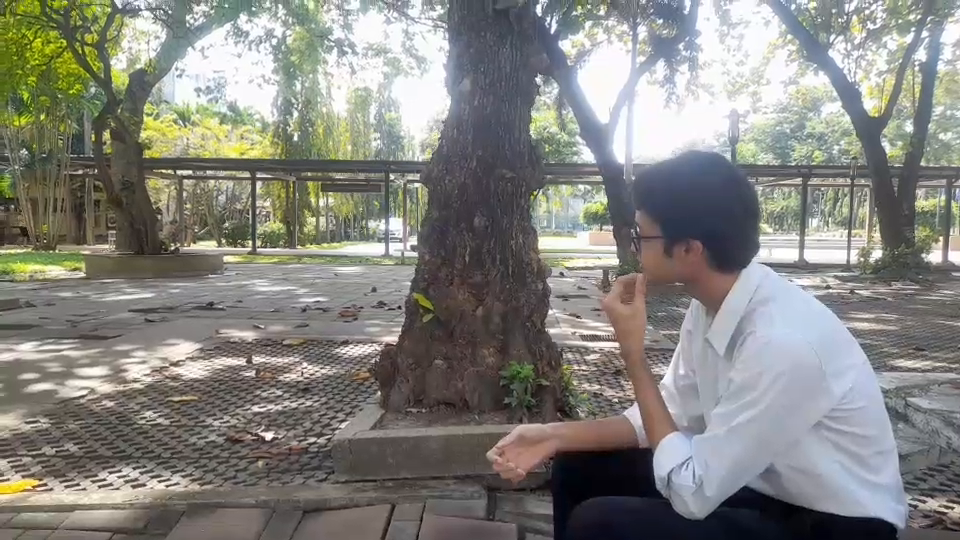
#> input picture frame 35 of Files/greeting_vid.mp4, 960 x 540 px
$ python video.py
#> lines starting #> are read from the running program, lines starting #| are printed output that depends on the picture; after the words box and inside, x2 and y2 are one past the last pixel; in counts of white or black regions, pixels touching at a corner belong together
import cv2
import datetime

#เปิดวิดีโอ
video = cv2.VideoCapture("Files/greeting_vid.mp4")

while (video.isOpened()):
    ret, frame = video.read() # เก็บค่า ret (boolean) อ่านได้ = True, อ่านไม่ได้ = False / frame
#> frame is the input picture: shape (540, 960, 3); mean B, G, R 127.5, 133, 133.5

    if ret == True: # ถ้าวิดีโอยังเล่นไม่จบ ให้แสดงผลออกมา จนกว่ามันจะจบ
        #gray = cv2.cvtColor(frame, cv2.COLOR_BGR2GRAY) # ทำให้วิดีโอเป็น grayscale
        currentDate = str(datetime.datetime.now())
        cv2.putText(frame, currentDate, (10,30), cv2.FONT_HERSHEY_SIMPLEX, 1, (255,0,0))
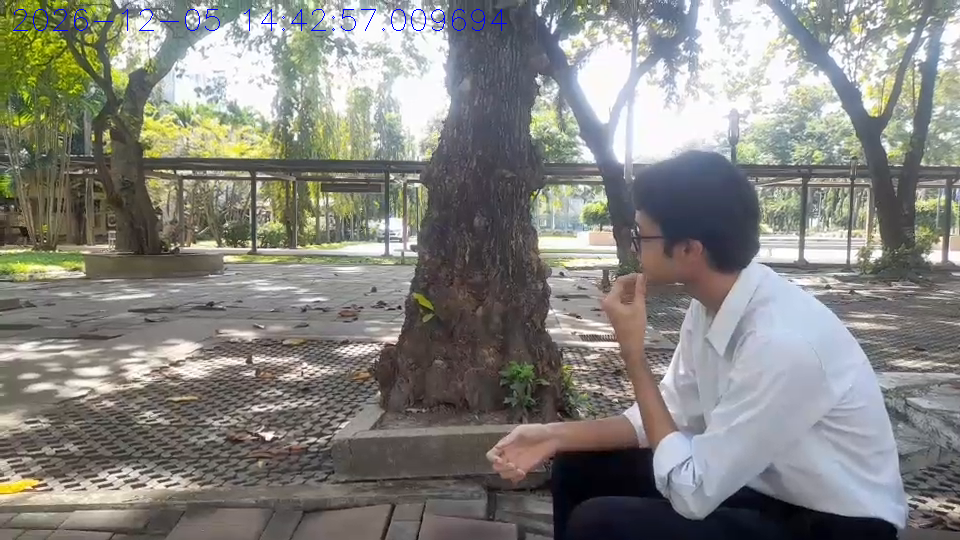
#> frame: shape (540, 960, 3); 0.2% of pixels changed, all inside (x1, y1, x2, y2) = (13, 9, 507, 31)
        cv2.imshow("Output", frame) # เปลี่ยนจาก frame เป็น gray ทำให้วิดีโอเป็น grayscale
        if cv2.waitKey(10) & 0xFF == ord("e"): # กดตัว e จะหยุด ออกจากลูป และหยุดทันที
#> (key e is pressed here)
            break
    else: #เมื่อวิดีโอจบจะไม่ค้าง
        break

#เคลียร์ RAM และทรัพยากร
video.release()
cv2.destroyAllWindows()

$ run again, starting later in the video
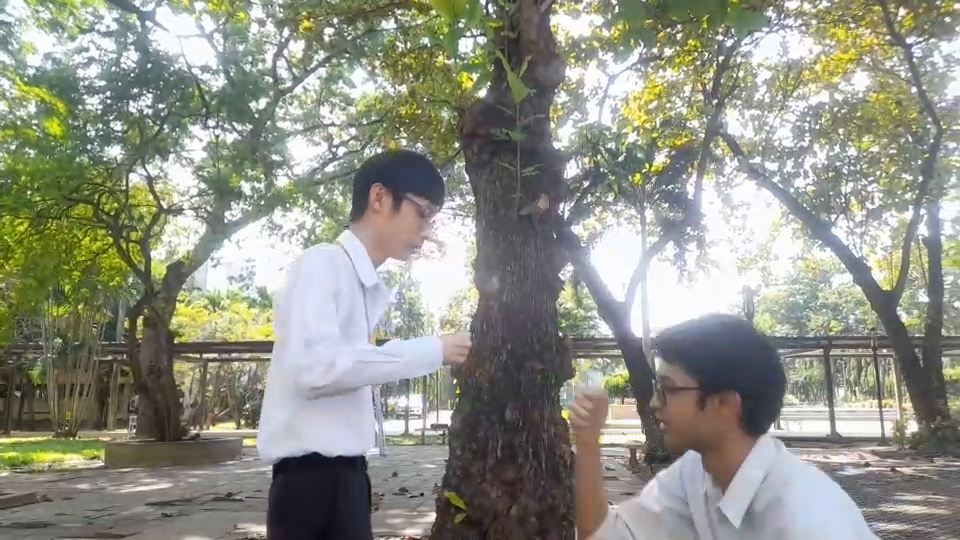
#> input picture frame 160 of Files/greeting_vid.mp4, 960 x 540 px
#> frame is the input picture: shape (540, 960, 3); mean B, G, R 134.9, 146.1, 144.7
#> `cv2.putText(frame, currentDate, (10,30), cv2.FONT_HERSHEY_SIMPLEX, 1, ..`:
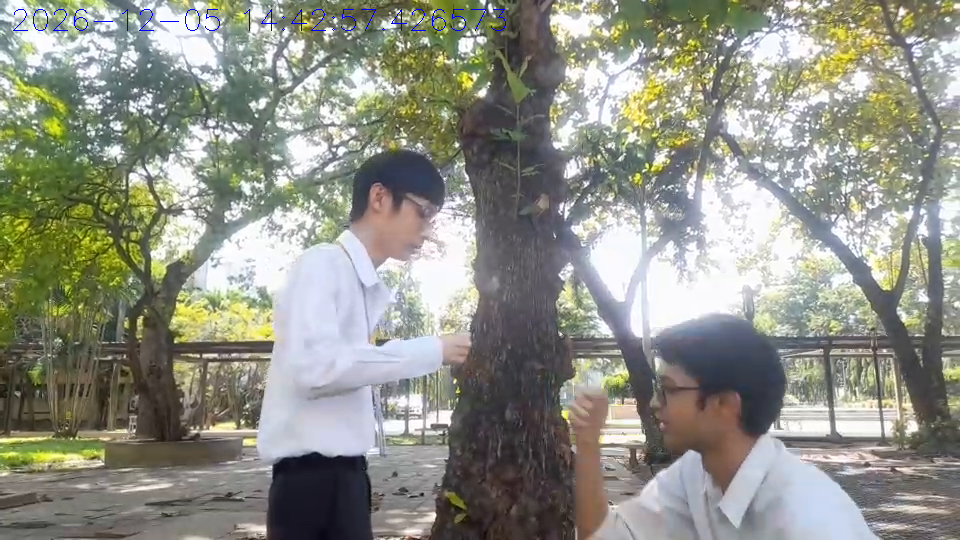
#> frame: shape (540, 960, 3); 0.19% of pixels changed, all inside (x1, y1, x2, y2) = (13, 9, 506, 31)

$ run again, starting later in the video
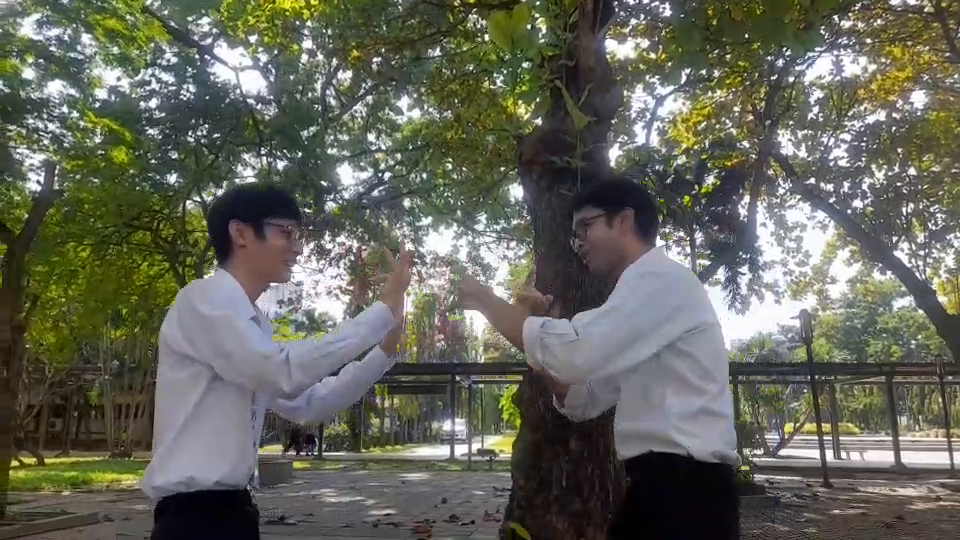
#> input picture frame 285 of Files/greeting_vid.mp4, 960 x 540 px
#> frame is the input picture: shape (540, 960, 3); mean B, G, R 90.4, 101.7, 100.5
#> `cv2.putText(frame, currentDate, (10,30), cv2.FONT_HERSHEY_SIMPLEX, 1, ..`:
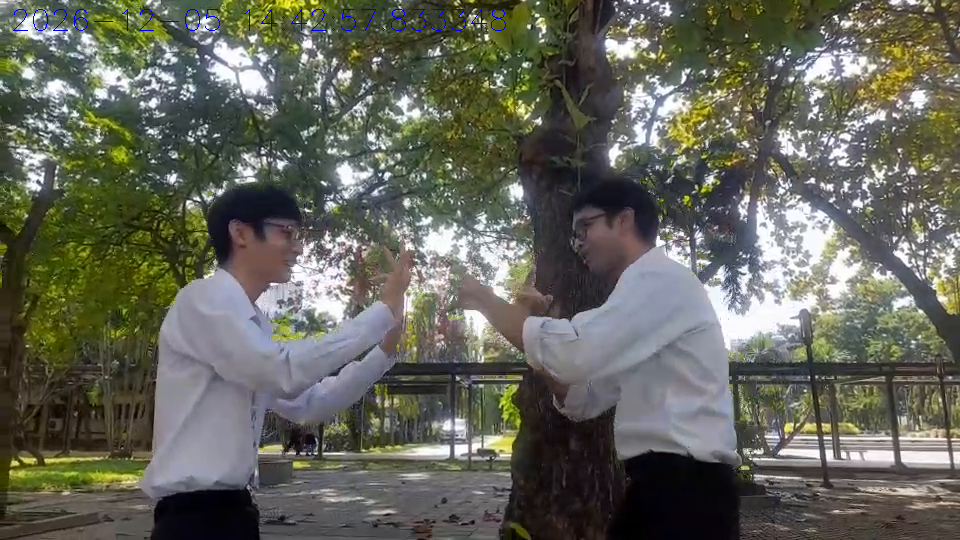
#> frame: shape (540, 960, 3); 0.2% of pixels changed, all inside (x1, y1, x2, y2) = (13, 9, 506, 31)
